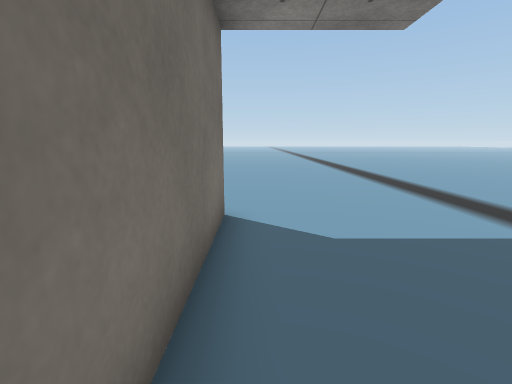
View 1 (above)

17 first-person views from a walk through a scene from a Unity 3-D project. The camera is 1.4 m above the floor, tilts 10° down and sees 85° across. The floor is counted in squares, 1 m on a side. Each view is taken from the middle of a square. On the plan, view 1 faces up. The plan holds only what a view shows up to about 14 squares ahead; the rest is blank. The place goes on beyond the plan. The player is left out. Some surface patterns are stand-ins.

View 2
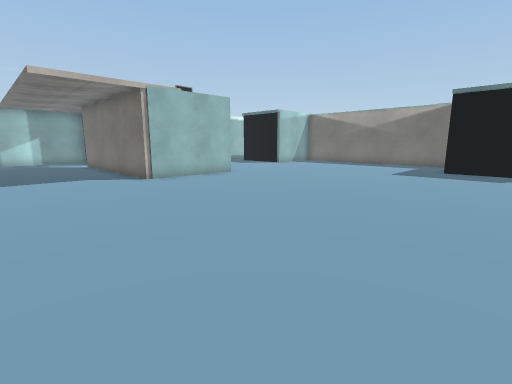

View 3
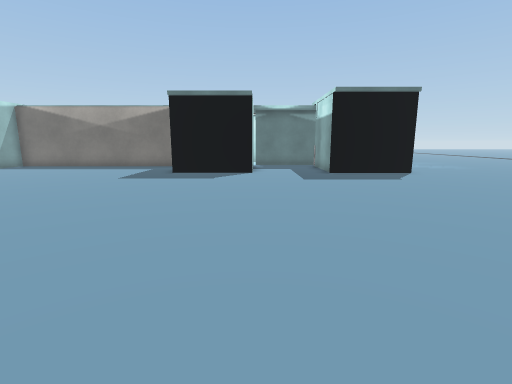

View 4
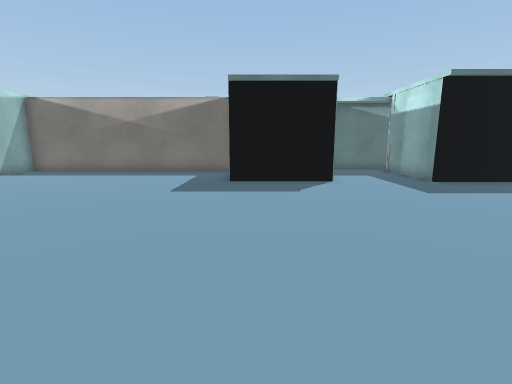

View 5
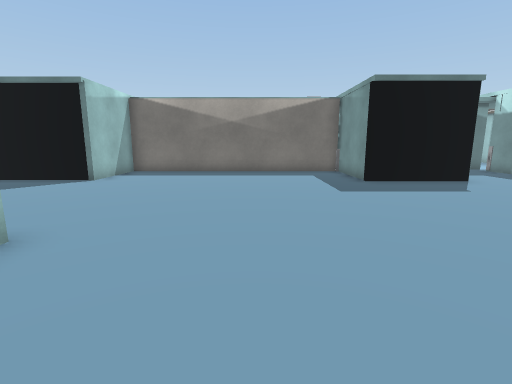

View 6
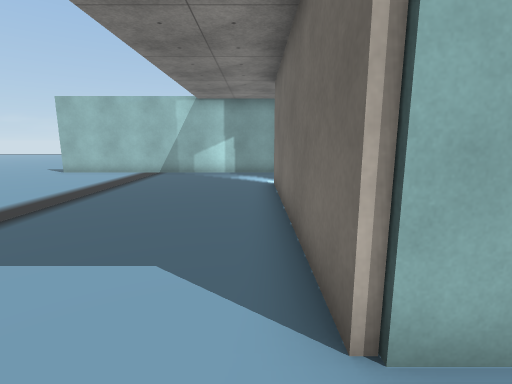

View 7
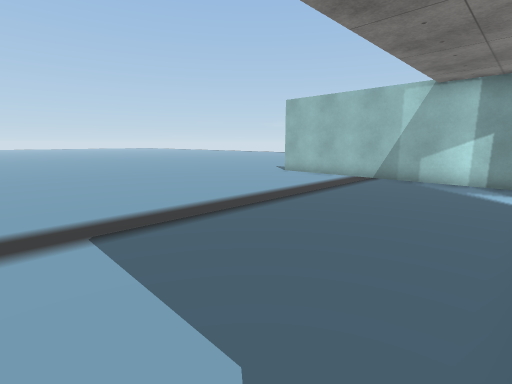

View 8
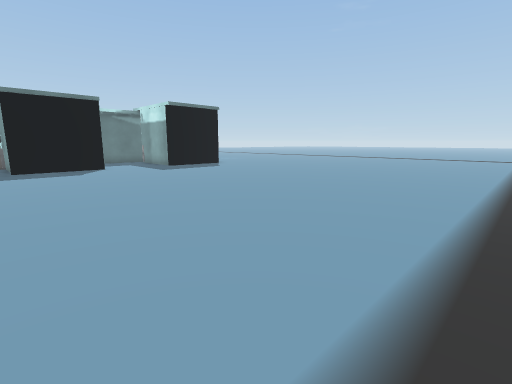

View 9
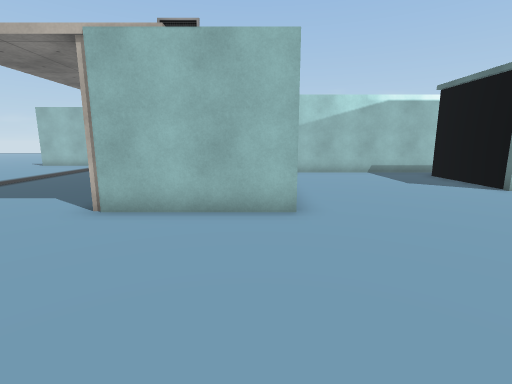

View 10
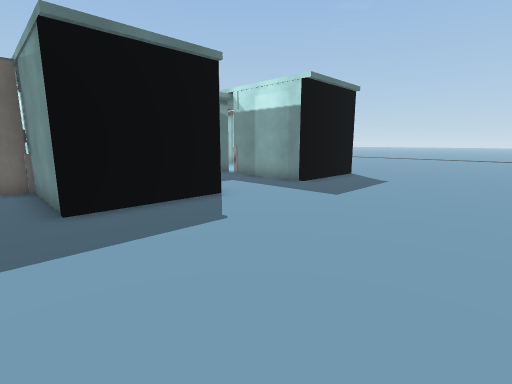

View 11
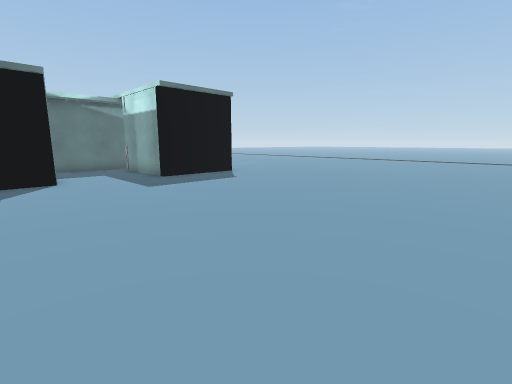

View 12
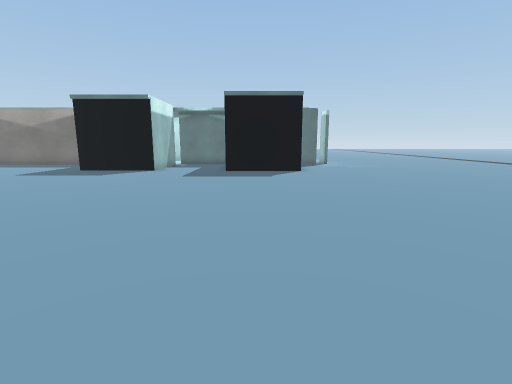

View 13
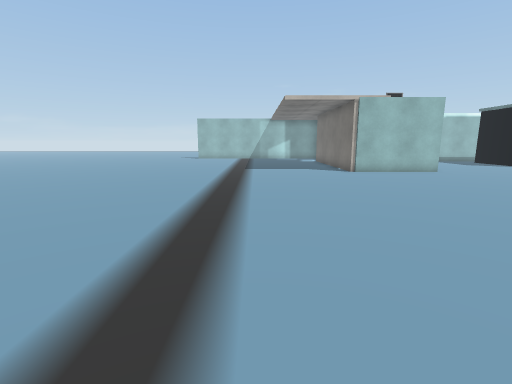

View 14
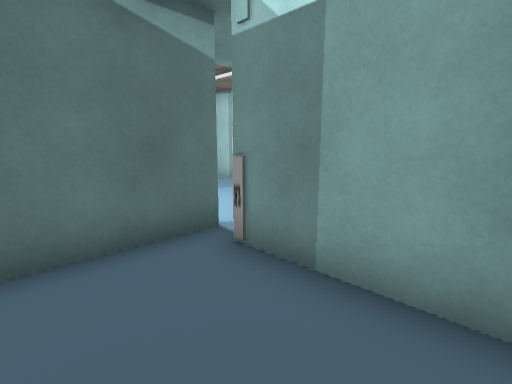

View 15
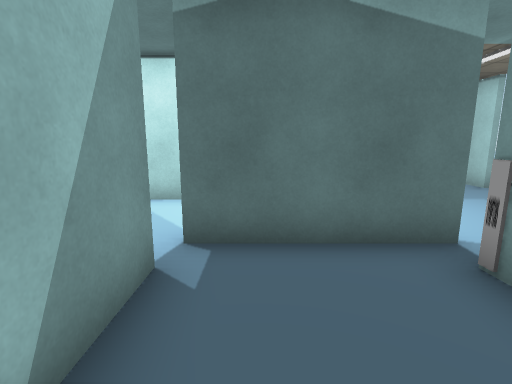

View 16
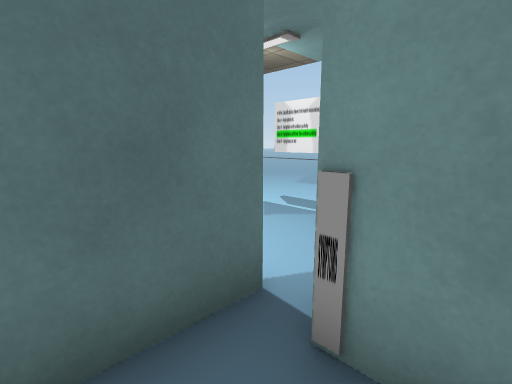

View 17
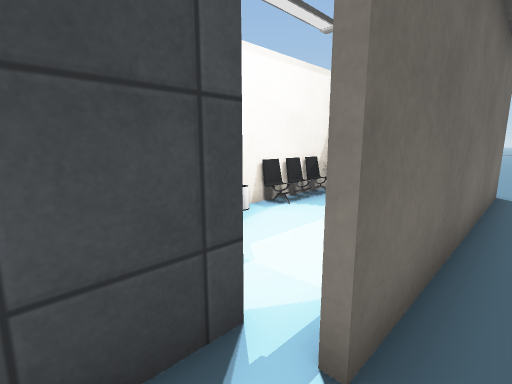

### Floor plan
Key: @ floor where view 1 was taken; # wall or solid block; x gap in a wall; . floor; / step, stairs or slope; C chair.
Columns run from 19 left of view 1 to 6 right of it. Each row starts with its distance up from view 1.
 24 ...     #...............
 23 ....    #................
 22  ...    #................
 21    #x####................
 20    #.....................
 19    #.....................
 18    #......................
 17   .#x###..................
 16 #...    #.................
 15 #       #.................
 14         #.................
 13     #####.................
 12     #.....................
 11     #.....................
 10      .....................
  9      .....................
  8     #.....................
  7     #.....................
  6     #.....................
  5     #.........#####.......
  4     #.........#   #.......
  3     ####......#/  #.......
  2        #......C/. #.......
  1        #......#/.  .......
  0        #......#/..#@......
 -1        #......  ..#.......
 -2        #######  ..#.......
 -3                  ##.......
 -4                  #........
 -5                    .......
 -6                   ########

Positions as (right, up) in squares from view 1, and headings:
1: (0, 0), facing up
2: (4, 16), facing down-left
3: (2, 17), facing left
4: (-1, 14), facing left
5: (-1, 9), facing left
6: (0, 7), facing down
7: (0, 5), facing down-right
8: (5, 12), facing up-left
9: (-4, 11), facing down
10: (-5, 12), facing up-left
11: (0, 15), facing up-left
12: (3, 22), facing left
13: (4, 19), facing down
14: (-12, 18), facing up-left
15: (-12, 18), facing left
16: (-14, 19), facing up-left
17: (0, -4), facing up-left
